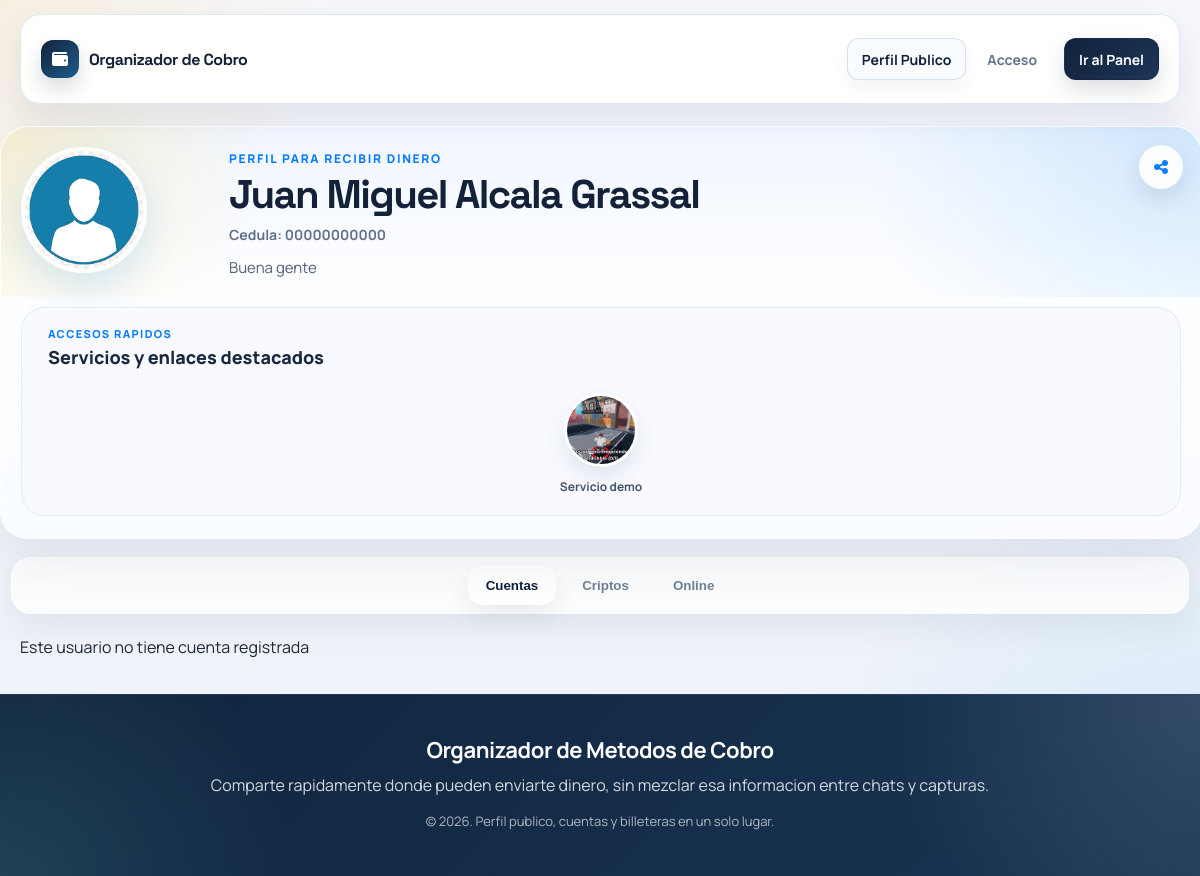
Page /perfildecuentas.php?numero=8294908199 on the committed database.
### tables this page shows
CREATE TABLE `usuarios` (
  `id` int NOT NULL AUTO_INCREMENT,
  `nombres` varchar(100) NOT NULL,
  `apellidos` varchar(100) NOT NULL,
  `email` varchar(150) NOT NULL,
  `numero` varchar(20) DEFAULT NULL,
  `password` varchar(255) NOT NULL,
  `fecha_registro` timestamp NULL DEFAULT CURRENT_TIMESTAMP,
  `imagen` varchar(200) NOT NULL DEFAULT 'perfil.png',
  `cedula` varchar(11) NOT NULL DEFAULT '00000000000',
  `resena_personal` varchar(200) NOT NULL DEFAULT 'Sin descripcion personal.',
  PRIMARY KEY (`id`),
  UNIQUE KEY `uk_usuarios_email` (`email`),
  UNIQUE KEY `uk_usuarios_numero` (`numero`)
);

CREATE TABLE `servicios` (
  `id` int NOT NULL AUTO_INCREMENT,
  `usuario_id` int NOT NULL,
  `imagen` varchar(255) DEFAULT NULL,
  `nombre_servicio` varchar(100) DEFAULT NULL,
  `resena` text,
  `enlace` varchar(255) DEFAULT NULL,
  PRIMARY KEY (`id`),
  KEY `idx_servicios_usuario_id` (`usuario_id`),
  CONSTRAINT `fk_servicios_usuario`
    FOREIGN KEY (`usuario_id`) REFERENCES `usuarios` (`id`)
    ON DELETE CASCADE
);

### perfildecuentas.php (called while the page is built, shortened)
<?php
require_once __DIR__ . '/includes/bootstrap.php';
$numero = app_normalize_phone($_GET['numero'] ?? '');
$user = app_fetch_user_by_phone($conn, $numero);
$userId = (int) $user['id'];
$collections = app_fetch_profile_collections($conn, $userId);
app_render_profile_header($user, $collections['servicios'], [
    'editable' => false,
    'share_title' => 'Perfil de ' . ($user['nombres'] ?? 'usuario'),
]);
app_render_profile_tabs();
app_render_accounts_section($collections['cuentas'], false);

### helpers.php (called while the page is built, shortened)
<?php
function app_e(?string $value): string
{
    return htmlspecialchars((string) $value, ENT_QUOTES, 'UTF-8');
}
function app_normalize_phone(?string $phone): string
{
    return preg_replace('/\D+/', '', (string) $phone) ?? '';
}
function app_asset_url(?string $value, array $folders = ['uploads', 'imagen'], string $fallback = 'imagen/perfil.png'): string
{
    $value = trim((string) $value);
    $normalized = str_replace('\\', '/', $value);
    if (str_contains($normalized, '/')) {
        return $normalized;
    }
    foreach ($folders as $folder) {
        $candidate = __DIR__ . DIRECTORY_SEPARATOR . $folder . DIRECTORY_SEPARATOR . $normalized;
        if (is_file($candidate)) {
            return $folder . '/' . $normalized;
        }
    }
    return $fallback;
}

### includes/app_data.php (called while the page is built, shortened)
<?php
function app_fetch_rows(mysqli $conn, string $sql): array
{
    $result = mysqli_query($conn, $sql);
    return $result ? mysqli_fetch_all($result, MYSQLI_ASSOC) : [];
}
function app_fetch_user_by_phone(mysqli $conn, string $phone): ?array
{
    $normalizedPhone = app_normalize_phone($phone);
    $stmt = mysqli_prepare($conn, "SELECT * FROM usuarios WHERE numero = ? LIMIT 1");
    mysqli_stmt_bind_param($stmt, "s", $normalizedPhone);
    mysqli_stmt_execute($stmt);
    $result = mysqli_stmt_get_result($stmt);
    $user = $result ? mysqli_fetch_assoc($result) : null;
    return $user ?: null;
}
function app_fetch_profile_collections(mysqli $conn, int $userId): array
{
    return [
        'servicios' => app_fetch_rows($conn, "SELECT * FROM servicios WHERE usuario_id = {$userId} ORDER BY id DESC"),
        'cuentas' => app_fetch_rows(
            $conn,
            "SELECT cb.id, cb.usuario_id, cb.banco_id, cb.tipo_cuenta, cb.numero_cuenta, b.nombre AS banco, b.icono AS imagen, b.pais_id, p.nombre AS pais_nombre
             FROM cuentas_bancarias cb
             INNER JOIN bancos b ON b.id = cb.banco_id
             INNER JOIN paises p ON p.id = b.pais_id
             WHERE cb.usuario_id = {$userId}
             ORDER BY cb.id DESC"
        ),
        'criptos' => app_fetch_rows(
            $conn,
            "SELECT cw.id, cw.usuario_id, cw.cripto_activo_id, cw.direccion, ca.nombre AS moneda, ca.red, ca.icono AS imagen
             FROM cripto_wallets cw
             INNER JOIN cripto_activos ca ON ca.id = cw.cripto_activo_id
             WHERE cw.usuario_id = {$userId}
             ORDER BY cw.id DESC"
        ),
        'pagos' => app_fetch_rows(
            $conn,
            "SELECT po.id, po.usuario_id, po.proveedor_pago_online_id, po.enlace, ppo.nombre AS plataforma, ppo.icono AS imagen
             FROM pagos_online po
             INNER JOIN proveedores_pago_online ppo ON ppo.id = po.proveedor_pago_online_id
             WHERE po.usuario_id = {$userId}
             ORDER BY po.id DESC"
        ),
    ];
}

### includes/profile_components.php (the view, shortened to what this page needs)
<?php
function app_render_profile_header(array $user, array $services, array $options = []): void
{
    $shareTitle = $options['share_title'] ?? ('Perfil de ' . ($user['nombres'] ?? 'usuario'));
    $profileImage = app_asset_url($user['imagen'] ?? 'perfil.png', ['uploads', 'imagen'], 'uploads/perfil.png');
    $fullName = trim(($user['nombres'] ?? '') . ' ' . ($user['apellidos'] ?? ''));
    $description = trim((string) ($user['resena_personal'] ?? ''));
    echo '<header class="header">';
    echo '<button type="button" class="share-page js-share-page" title="Compartir" data-share-title="' . app_e($shareTitle) . '">';
    echo '<i class="fa-solid fa-share-nodes"></i>';
    echo '</button>';
    echo '<div class="profile-hero">';
    echo '<div class="profile-header"><div class="profile-wrapper">';
    echo '<img src="' . app_e($profileImage) . '" class="profile-main js-open-profile-modal" alt="' . app_e($user['nombres'] ?? 'Perfil') . '">';
    echo '</div></div>';
    echo '<div class="profile-summary">';
    echo '<p class="profile-eyebrow">Perfil para recibir dinero</p>';
    echo '<h1 class="profile-name">' . app_e($fullName !== '' ? $fullName : ($user['nombres'] ?? '')) . '</h1>';
    echo '<p class="profile-id">Cedula: ' . app_e($user['cedula'] ?? '') . '</p>';
    if ($description !== '') {
        echo '<p class="profile-description">' . app_e($description) . '</p>';
    }
    echo '</div></div>';
    echo '<section class="mini-profiles-block">';
    echo '<div class="section-heading">';
    echo '<p class="section-kicker">Accesos rapidos</p>';
    echo '<h2 class="section-title">Servicios y enlaces destacados</h2>';
    echo '</div>';
    echo '<div class="mini-profiles-scroll">';
    foreach ($services as $servicio) {
        $serviceImage = app_asset_url($servicio['imagen'] ?? '', ['uploads', 'imagen'], 'imagen/perfil.png');
        echo '<button type="button" class="mini-profile js-mini-profile"';
        echo ' data-service-id="' . (int) $servicio['id'] . '"';
        echo ' data-service-img="' . app_e($serviceImage) . '"';
        echo ' data-service-title="' . app_e($servicio['nombre_servicio'] ?? '') . '"';
        echo ' data-service-text="' . app_e($servicio['resena'] ?? '') . '"';
        echo ' data-service-link="' . app_e($servicio['enlace'] ?? '') . '"';
        echo '>';
        echo '<img src="' . app_e($serviceImage) . '" alt="' . app_e($servicio['nombre_servicio'] ?? 'Servicio') . '">';
        echo '<span>' . app_e($servicio['nombre_servicio'] ?? '') . '</span>';
        echo '</button>';
    }
    echo '</div></section>';
    echo '</header>';
}
function app_render_profile_tabs(): void
{
    echo <<<HTML
<nav class="tab-buttons">
  <button type="button" class="tablink active js-tab-trigger" data-tab-target="Cuentas">Cuentas</button>
  <button type="button" class="tablink js-tab-trigger" data-tab-target="Criptos">Criptos</button>
  <button type="button" class="tablink js-tab-trigger" data-tab-target="Pagos">Online</button>
</nav>
HTML;
}
function app_render_accounts_section(array $accounts, bool $editable = false): void
{
    echo '<main id="Cuentas" class="tabcontent is-active"><div class="cards">';
    if (!$accounts) {
        echo '<p>' . ($editable ? 'No tienes cuentas registradas' : 'Este usuario no tiene cuenta registrada') . '</p>';
    }
    echo '</div></main>';
}

### styles/app-shell.css (style rules this page uses)
:root { --shell-width: min(1160px, calc(100% - 32px)); --footer-bg: #10233c; --footer-text: rgba(255, 255, 255, 0.82); --page-bg: radial-gradient(circle at top left, rgba(255, 196, 87, 0.16), transparent 22%), radial-gradient(circle at bottom right, rgba(33, 150, 243, 0.14), transparent 28%), linear-gradient(180deg, #f6f7fb 0%, #edf2f8 100%); --page-text: #1c2738; --page-muted: #677489; --surface-elevated: rgba(255, 255, 255, 0.88); --surface-border: rgba(255, 255, 255, 0.8); }
body { margin: 0; color: var(--page-text); overflow-x: hidden; }
body.app-page { min-height: 100vh; background: var(--page-bg); font-family: "Manrope", "Segoe UI", Arial, sans-serif; }

### styles/dashboard.css (style rules this page uses)
.app-page .share-page, .app-page .mini-profile, .app-page .add-circle, .app-page .card-add, .app-page .card-menu__trigger, .app-page .search-float-btn, .app-page .js-open-link { border: none; font: inherit; }
.app-page .mini-profile { background: transparent; }
.app-page .share-page { display: inline-flex; align-items: center; justify-content: center; }
.app-page .mini-profile { padding: 0; }

### rows in the picture
usuarios: imagen (picture), nombres+apellidos "Juan Miguel Alcala Grassal", cedula "00000000000", resena_personal "Buena gente"
servicios: imagen (picture), nombre_servicio "Servicio demo"

### other values in the picture
app_e($brand) "Organizador de Cobro"
app_e($link['label'] ?? '') "Perfil Publico"
app_e($link['label'] ?? '') "Acceso"
app_e($cta['label'] ?? '') "Ir al Panel"
